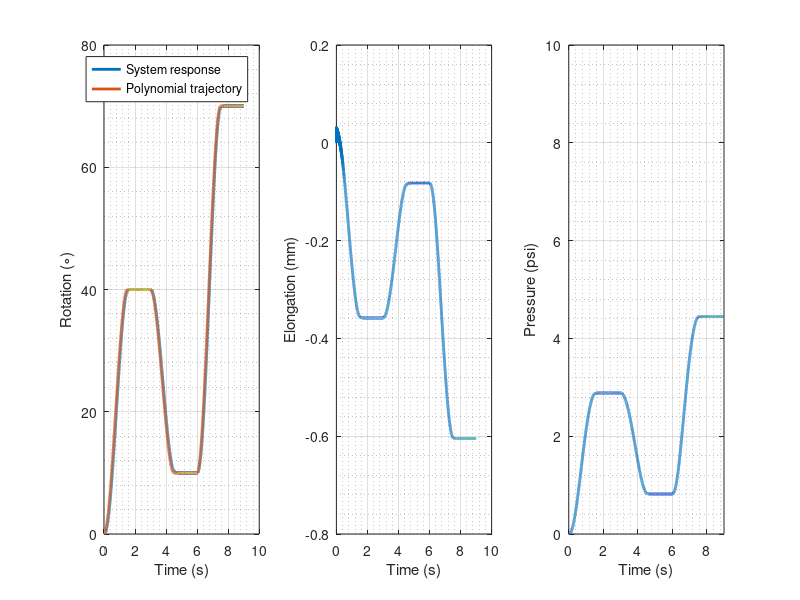

This figure's MATLAB source:
 function trajectory
%% Function trajectory: Simulates the trajectory following of the FREE
% Created: June 2019 by Soheil Habibian
% Latest Revision: October 3, 2019
% Remove all variables from the workspace
clc;
% clear open figure windows
clf;
%% Establish global variables
global Gamma L R m_l I_l M_l F_l ke kt ce ct kp kd ki Pmax t dphi ddphi phiplot dphi_int
%% Constants (based on values in Clayton's report)
Gamma = (-40)*pi/180;   % fiber angle of relaxed FREE [rad]
L = 0.12;               % length of relaxed FREE [m]
R = 0.007;              % radius of relaxed FREE [m]
m_l = 0.028;            % mass of end cap [kg]
I_l = m_l*R^2;          % mass moment of inertia of end cap [kg.m^2]
Pmax = 10;      % Max pressure [psi]
%% External load and torque
M_l = 0;                % external torque
F_l = m_l*9.81;         % external force
%% Stiffness and damping factors of FREE
ke = 16478;           % FREE's stiffness [N/m]
kt = 0.0862;           % FREE's torsional stiffness [Nm/rad]
ce = 0.34;                 % FREE's axial stiffness [N-s/m]
ct = 0.0000397;             % FREE's torsional damping constant [Nm-s/rad]
%% PID control gains
kp = (1)*17236.9;      % porpotional gain [Pa/rad]
ki = 35*17236.9;       % porpotional gain [Pa/rad-s]
kd = 0;                % derivative gain [Pa-s/rad]
%% Trajectory planning parameters
phi_i = 0;       % initial angle of rotation, first step [rad]
phi_f1 = 40*pi/180;    % desired rotation [rad]
phi_f2 = 10*pi/180;    % desired rotation [rad]
phi_f3 = 70*pi/180;    % desired rotation [rad]
%% Perform Simlation
inc = 9;                % length of the whole simulation
t_d = 1.5;                % desired time to reach the set point angle of rotation [s]
tspan = [0 inc];
opts = odeset('RelTol',1e-6,'AbsTol',1e-6);
[t,y] = ode45(@freefunction,tspan,[0 0 0 0 0],opts);
%% Create first figure of results
% figure('NumberTitle','off',...
%     'Position',[100 150 900 400])

% Calculate pressure for plotting based on controller (P must be > 0)
N = length(t);
Pplot = zeros(1,N);
dphi = zeros(1,N);
ddphi = zeros(1,N);
dphi_int = zeros(1,N);

for ii=1:N
    if (t(ii) <= t_d)                                   % 1st step starts here

        dphi(ii) = phi_i + 3*(phi_f1 - phi_i)*(t(ii)^2)/(t_d^2) - 2*(phi_f1 - phi_i)*(t(ii)^3)/(t_d^3);
        ddphi(ii) = 6*(phi_f1 - phi_i)*t(ii)/(t_d^2) - 6*(phi_f1 - phi_i)*(t(ii)^2)/(t_d^2);
        dphi_int(ii) = phi_i*t(ii) + (phi_f1 - phi_i)*(t(ii)^3)/(t_d^2) - (phi_f1 - phi_i)*(t(ii)^4)/((t_d^3)*2);

    elseif (t_d < t(ii)) && (t(ii) <= inc/3)      

        dphi(ii) = phi_f1;
        ddphi(ii) = 0;
        dphi_int(ii) = phi_f1*(t(ii)-t_d)...
            + phi_i*t_d + (phi_f1 - phi_i)*(t_d^3)/(t_d^2) - (phi_f1 - phi_i)*(t_d^4)/((t_d^3)*2);

    elseif (inc/3 < t(ii)) && (t(ii) <= inc/3+t_d)          % 2nd step starts here

        dphi(ii) = phi_f1 + ((t(ii)-inc/3)^2)*3*(phi_f2 - phi_f1)/(t_d^2) - ((t(ii)-inc/3)^3)*2*(phi_f2 - phi_f1)/(t_d^3);
        ddphi(ii) = (t(ii)-inc/3)*6*(phi_f2 - phi_f1)/(t_d^2) - ((t(ii)-inc/3)^2)*6*(phi_f2 - phi_f1)/(t_d^3);
        dphi_int(ii) = phi_f1*(t(ii)-inc/3) + (phi_f2 - phi_f1)*(t(ii)-inc/3)^3/(t_d^2) - (phi_f2 - phi_f1)*(t(ii)-inc/3)^4/((t_d^3)*2)...
            + phi_f1*(inc/3-t_d)...
            + phi_i*t_d + (phi_f1 - phi_i)*(t_d^3)/(t_d^2) - (phi_f1 - phi_i)*(t_d^4)/((t_d^3)*2);

    elseif (inc/3+t_d < t(ii)) && (t(ii) <= 2*inc/3)        

         dphi(ii) = phi_f2;
         ddphi(ii) = 0;
         dphi_int(ii) = phi_f2*(t(ii)-inc/3-t_d)...
            + phi_f1*(t_d) + (phi_f2 - phi_f1)*(t_d)^3/(t_d^2) - (phi_f2 - phi_f1)*(t_d)^4/((t_d^3)*2)...
            + phi_f1*(inc/3-t_d)...
            + phi_i*t_d + (phi_f1 - phi_i)*(t_d^3)/(t_d^2) - (phi_f1 - phi_i)*(t_d^4)/((t_d^3)*2);

    elseif (2*inc/3 < t(ii)) && (t(ii) <= 2*inc/3+t_d)          % 3rd step starts here

        dphi(ii) = phi_f2 + ((t(ii)-2*inc/3)^2)*3*(phi_f3 - phi_f2)/(t_d^2) - ((t(ii)-2*inc/3)^3)*2*(phi_f3 - phi_f2)/(t_d^3);
        ddphi(ii) = (t(ii)-2*inc/3)*6*(phi_f3 - phi_f2)/(t_d^2) - ((t(ii)-2*inc/3)^2)*6*(phi_f3 - phi_f2)/(t_d^3);
        dphi_int(ii) = phi_f2*(t(ii)-2*inc/3) + (phi_f3 - phi_f2)*(t(ii)-2*inc/3)^3/(t_d^2) - (phi_f3 - phi_f2)*(t(ii)-2*inc/3)^4/((t_d^3)*2)...
            + phi_f2*(inc/3-t_d)...
            + phi_f1*(t_d) + (phi_f2 - phi_f1)*(t_d)^3/(t_d^2) - (phi_f2 - phi_f1)*(t_d)^4/((t_d^3)*2)...
            + phi_f1*(inc/3-t_d)...
            + phi_i*t_d + (phi_f1 - phi_i)*(t_d^3)/(t_d^2) - (phi_f1 - phi_i)*(t_d^4)/((t_d^3)*2);

    else

        dphi(ii) = phi_f3;
        ddphi(ii) = 0;
        dphi_int(ii) = phi_f3*(t(ii)-2*inc/3-t_d)...
            + phi_f2*(t_d) + (phi_f3 - phi_f2)*(t_d)^3/(t_d^2) - (phi_f3 - phi_f2)*(t_d)^4/((t_d^3)*2)...
            + phi_f2*(inc/3-t_d)...
            + phi_f1*(t_d) + (phi_f2 - phi_f1)*(t_d)^3/(t_d^2) - (phi_f2 - phi_f1)*(t_d)^4/((t_d^3)*2)...
            + phi_f1*(inc/3-t_d)...
            + phi_i*t_d + (phi_f1 - phi_i)*(t_d^3)/(t_d^2) - (phi_f1 - phi_i)*(t_d^4)/((t_d^3)*2);

    end
    
   Pplot(ii) = kp*(dphi(ii)-y(ii,2)) + kd*(ddphi(ii)-y(ii,4))+ ki*(dphi_int(ii)-y(ii,5));  % PID control of Pressure
if Pplot(ii) < 0
    Pplot(ii) = 0;
elseif Pplot(ii) > Pmax*6894.76
    Pplot(ii) = Pmax*6894.76;
end
    
end

% Calculate trajectory for plotting based on controller (P must be > 0)
phiplot = zeros(1,N);
for jj=1:N
    if (t(jj) <= t_d)
        phiplot(jj) = phi_i + 3*(phi_f1 - phi_i)*(t(jj)^2)/(t_d^2) - 2*(phi_f1 - phi_i)*(t(jj)^3)/(t_d^3);
    elseif (t_d < t(jj)) && (t(jj) <= inc/3)
        phiplot(jj) = phi_f1;
    elseif (inc/3 < t(jj)) && (t(jj) <= inc/3+t_d)   
        phiplot(jj) = phi_f1 + ((t(jj)-inc/3)^2)*3*(phi_f2 - phi_f1)/(t_d^2) - ((t(jj)-inc/3)^3)*2*(phi_f2 - phi_f1)/(t_d^3);
    elseif (inc/3+t_d < t(jj)) && (t(jj) <= 2*inc/3)
        phiplot(jj) = phi_f2;
    elseif (2*inc/3 < t(jj)) && (t(jj) <= 2*inc/3+t_d)
        phiplot(jj) = phi_f2 + ((t(jj)-2*inc/3)^2)*3*(phi_f3 - phi_f2)/(t_d^2) - ((t(jj)-2*inc/3)^3)*2*(phi_f3 - phi_f2)/(t_d^3);
    else    
        phiplot(jj) = phi_f3;
    end
end

% Plot rotation response and trajectory
subplot(1,3,1)
plot(t,y(:,2)*180/pi,'LineWidth',2);
hold on
plot(t,phiplot*180/pi,'LineWidth',2);
xlabel('Time (s)');	
ylabel('Rotation (\circ)');
legend('System response','Polynomial trajectory','Location', 'Best')
grid on; grid minor

% Plot elongation response and trajectory
subplot(1,3,2)
plot(t,y(:,1)*1000,'LineWidth',2);
xlabel('Time (s)');	
ylabel('Elongation (mm)');
grid on; grid minor
 
% Plot pressure
subplot(1,3,3)
plot(t,Pplot/6894.76,'LineWidth',2);
xlabel('Time (s)');
ylabel('Pressure (psi)')
grid on; grid minor;
hold on
axis([0 9 0 10])

function ydot = freefunction(t,y)
%%  freefunction(t,y): Simulating the dynamic response of a FREE
% Created: October 2018 by Soheil Habibian
% Latest Revision: November 17, 2018 by Keith W. Buffinton
%% variables S(elongation), phi(rotation), derivatives, and integral
% y(1) = s
% y(2) = phi
% y(3) = sdot
% y(4) = phidot
% y(5) = phiint

ydot(1)= y(3);
ydot(2)= y(4);
ydot(5)= y(2);
%% Calculate pressure based on controller (P must be non-negative)
if (t <= t_d)                                   % 1st step starts here
    
    dphi = phi_i + 3*(phi_f1 - phi_i)*(t^2)/(t_d^2) - 2*(phi_f1 - phi_i)*(t^3)/(t_d^3);
    ddphi = 6*(phi_f1 - phi_i)*t/(t_d^2) - 6*(phi_f1 - phi_i)*(t^2)/(t_d^2);
    dphi_int = phi_i*t + (phi_f1 - phi_i)*(t^3)/(t_d^2) - (phi_f1 - phi_i)*(t^4)/((t_d^3)*2);
    
elseif (t_d < t) && (t <= inc/3)      
    
    dphi = phi_f1;
    ddphi = 0;
    dphi_int = phi_f1*(t-t_d)...
        + phi_i*t_d + (phi_f1 - phi_i)*(t_d^3)/(t_d^2) - (phi_f1 - phi_i)*(t_d^4)/((t_d^3)*2);
    
elseif (inc/3 < t) && (t <= inc/3+t_d)          % 2nd step starts here
    
    dphi = phi_f1 + ((t-inc/3)^2)*3*(phi_f2 - phi_f1)/(t_d^2) - ((t-inc/3)^3)*2*(phi_f2 - phi_f1)/(t_d^3);
    ddphi = (t-inc/3)*6*(phi_f2 - phi_f1)/(t_d^2) - ((t-inc/3)^2)*6*(phi_f2 - phi_f1)/(t_d^3);
    dphi_int = phi_f1*(t-inc/3) + (phi_f2 - phi_f1)*(t-inc/3)^3/(t_d^2) - (phi_f2 - phi_f1)*(t-inc/3)^4/((t_d^3)*2)...
        + phi_f1*(inc/3-t_d)...
        + phi_i*t_d + (phi_f1 - phi_i)*(t_d^3)/(t_d^2) - (phi_f1 - phi_i)*(t_d^4)/((t_d^3)*2);

elseif (inc/3+t_d < t) && (t <= 2*inc/3)        
    
     dphi = phi_f2;
     ddphi = 0;
     dphi_int = phi_f2*(t-inc/3-t_d)...
        + phi_f1*(t_d) + (phi_f2 - phi_f1)*(t_d)^3/(t_d^2) - (phi_f2 - phi_f1)*(t_d)^4/((t_d^3)*2)...
        + phi_f1*(inc/3-t_d)...
        + phi_i*t_d + (phi_f1 - phi_i)*(t_d^3)/(t_d^2) - (phi_f1 - phi_i)*(t_d^4)/((t_d^3)*2);

elseif (2*inc/3 < t) && (t <= 2*inc/3+t_d)          % 3rd step starts here
    
    dphi = phi_f2 + ((t-2*inc/3)^2)*3*(phi_f3 - phi_f2)/(t_d^2) - ((t-2*inc/3)^3)*2*(phi_f3 - phi_f2)/(t_d^3);
    ddphi = (t-2*inc/3)*6*(phi_f3 - phi_f2)/(t_d^2) - ((t-2*inc/3)^2)*6*(phi_f3 - phi_f2)/(t_d^3);
    dphi_int = phi_f2*(t-2*inc/3) + (phi_f3 - phi_f2)*(t-2*inc/3)^3/(t_d^2) - (phi_f3 - phi_f2)*(t-2*inc/3)^4/((t_d^3)*2)...
        + phi_f2*(inc/3-t_d)...
        + phi_f1*(t_d) + (phi_f2 - phi_f1)*(t_d)^3/(t_d^2) - (phi_f2 - phi_f1)*(t_d)^4/((t_d^3)*2)...
        + phi_f1*(inc/3-t_d)...
        + phi_i*t_d + (phi_f1 - phi_i)*(t_d^3)/(t_d^2) - (phi_f1 - phi_i)*(t_d^4)/((t_d^3)*2);
    
else
    
    dphi = phi_f3;
    ddphi= 0;
    dphi_int = phi_f3*(t-2*inc/3-t_d)...
        + phi_f2*(t_d) + (phi_f3 - phi_f2)*(t_d)^3/(t_d^2) - (phi_f3 - phi_f2)*(t_d)^4/((t_d^3)*2)...
        + phi_f2*(inc/3-t_d)...
        + phi_f1*(t_d) + (phi_f2 - phi_f1)*(t_d)^3/(t_d^2) - (phi_f2 - phi_f1)*(t_d)^4/((t_d^3)*2)...
        + phi_f1*(inc/3-t_d)...
        + phi_i*t_d + (phi_f1 - phi_i)*(t_d^3)/(t_d^2) - (phi_f1 - phi_i)*(t_d^4)/((t_d^3)*2);
    
end

% dphi = a0 + a2*t^2 + a3*t^3;
% ddphi = 2*a2*t + 3*a3*t^2;
% dphi_int = a0*t + a2*t^3/3 + a3*t^4/4;

P = kp*(dphi-y(2)) + kd*(ddphi-y(4))+ ki*(dphi_int-y(5));  % PID control of Pressure
if P < 0
    P = 0;
elseif P > Pmax*6894.76
    P = Pmax*6894.76;
end

%% Geometrical relationships
gamma = acos((L+y(1))*cos(Gamma)/L);       % deformed fiber angle
r = L*tan(gamma)/(L*tan(Gamma)/R + y(2));  % deformed radius

%% Elastomer's force and torque
F_e = -ke*y(1) - ce*y(3);                  % elastomer force (stiffness)
M_e = -kt*y(2) - ct*y(4);                  % elastomer torque (torsional stiffness)

%% Differential equations
ydot(3) = (P*pi*r^2*(1-2*cot(gamma)^2) + F_l + F_e)/m_l;
ydot(4) = (-2*P*pi*r^3*cot(gamma) + M_l + M_e)/I_l;
ydot=ydot';
end
end
